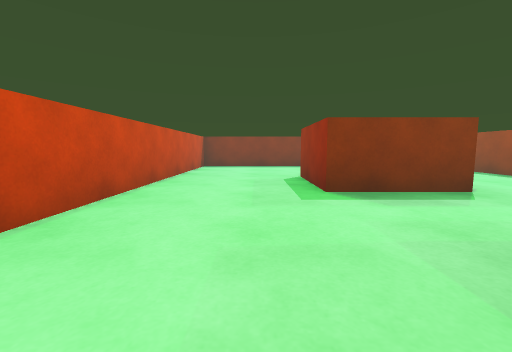
View 1 (above)

24 first-person views from a walk through a 3-D level made in the Unity game engine. The camera is 0.58 m above the floor, tilts 6° down and sees 90° across. The floor is counted in squares, 1 m on a side. Each view is taken from the middle of a square. On the plan, view 1 faces up. The plan holds only what a view shows up to about 9 squares ahead; the rest is blank. The place goes on beyond the plan. The player is left out.

View 2
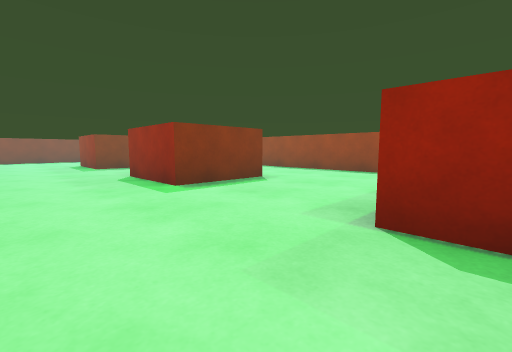

View 3
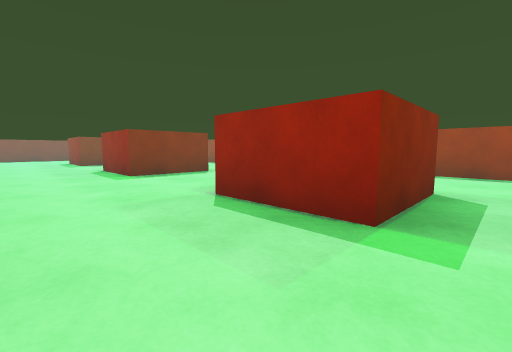

View 4
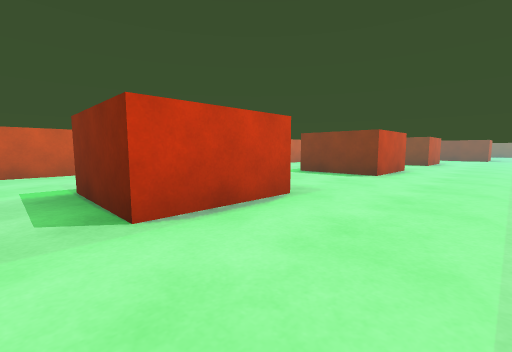

View 5
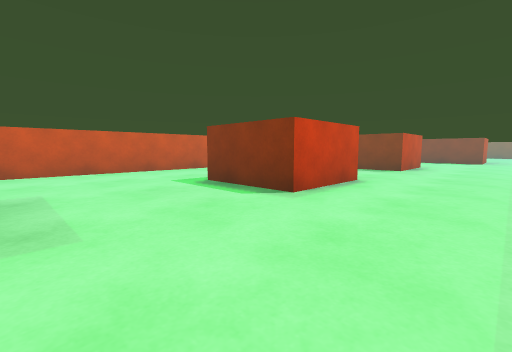

View 6
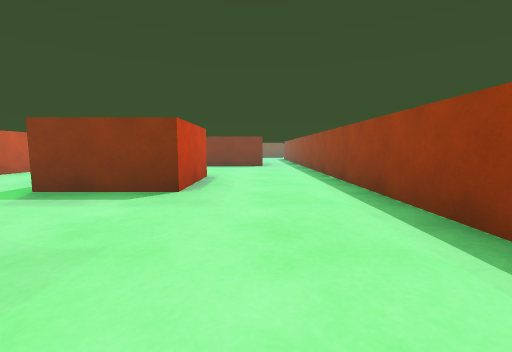

View 7
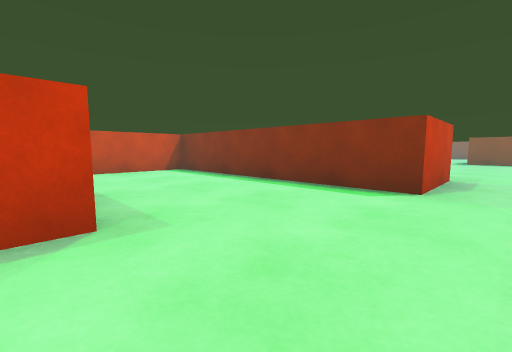

View 8
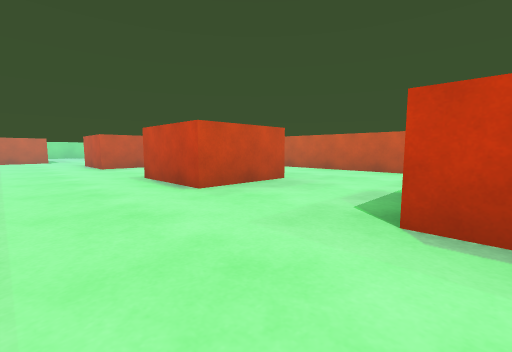

View 9
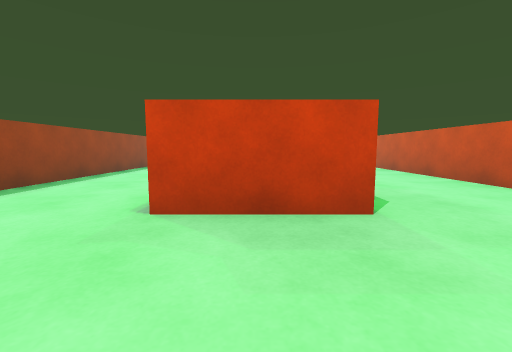

View 10
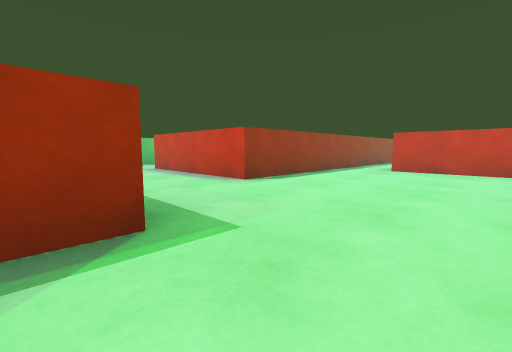

View 11
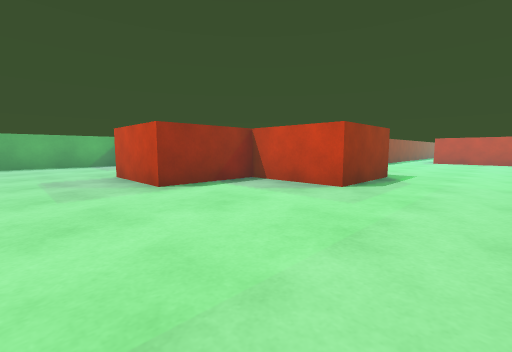

View 12
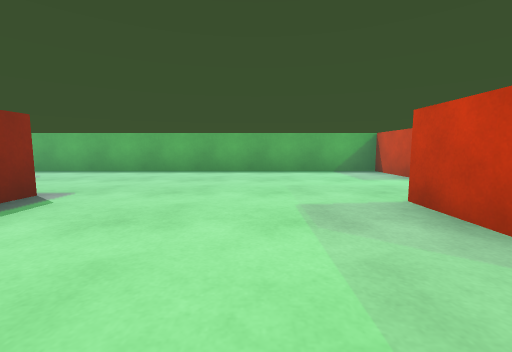

View 13
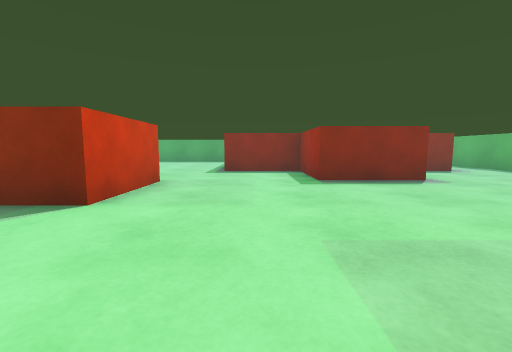

View 14
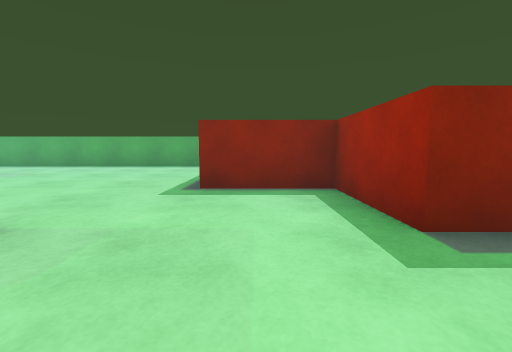

View 15
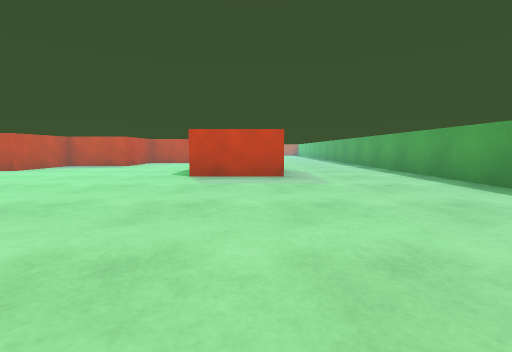

View 16
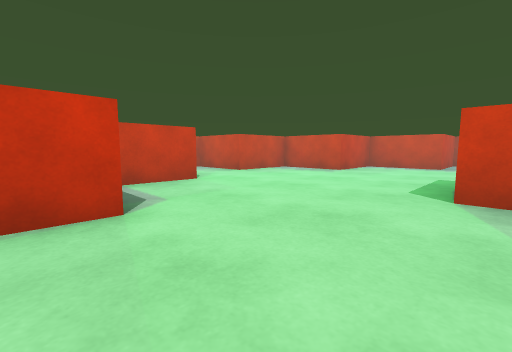

View 17
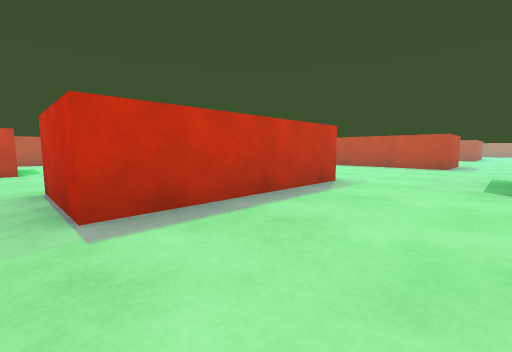

View 18
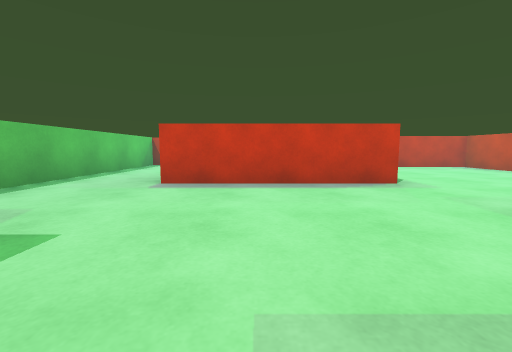

View 19
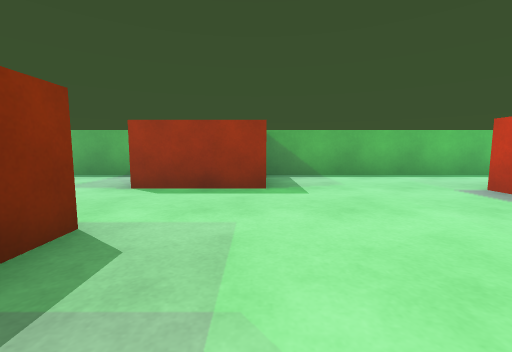

View 20
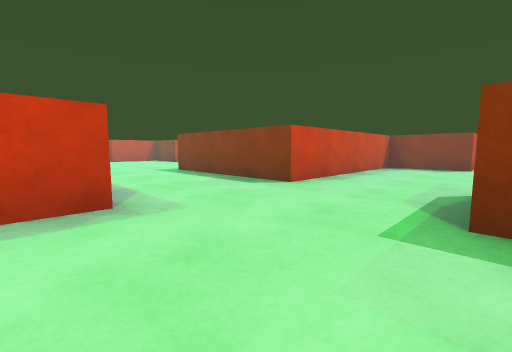

View 21
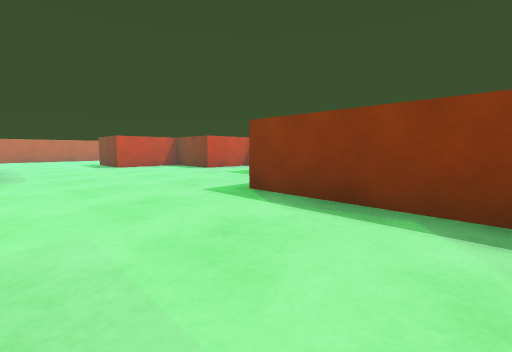

View 22
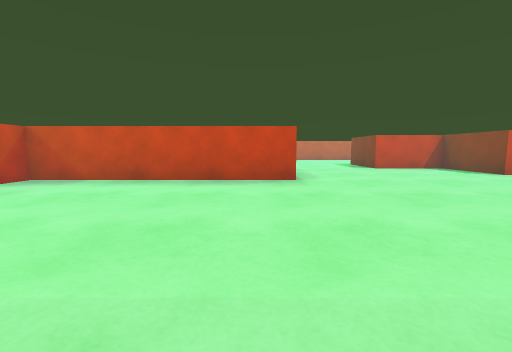

View 23
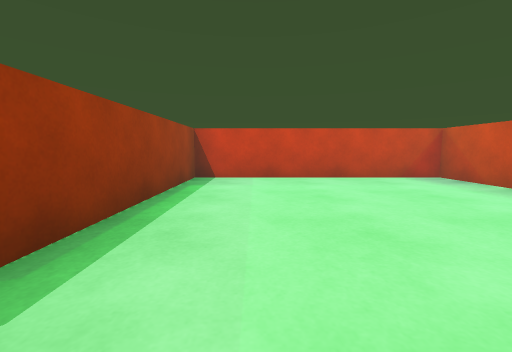

View 24
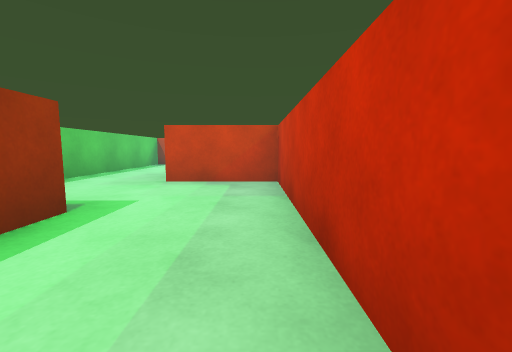

### Floor plan
Points are (right, up) in squares from view 1. A wall is a line through its corners. A room is listed if a view was taken in it or the views show most of it. See-through windows are left out.
Room 1 (views 1, 2, 3, 4, 5, 6, 7, 8, 9)
walls: (4.2, 8.8) (-1.8, 8.8) (-1.8, -7.1); (5.6, -7.1) (5.6, 8.5)
ways out: opening at (5, 9.5) to room 2
objects: red block (1, -6) to (3, -5); red block (1, -1) to (3, 0); red block (1, 4) to (3, 5)
Room 2 (views 10, 11, 12, 13, 14, 15, 16, 17, 18, 19, 20, 21, 22, 23, 24)
walls: (-0.8, 15.8) (1.3, 15.8) (1.3, 10.7) (4.2, 10.7) (4.2, 8.8); (-0.8, 23.6) (0.8, 23.6); (1.3, 23.4) (1.3, 18.6) (-0.5, 18.6); (-5.8, 15.9) (-5.8, 10.8); (-3.5, 10.7) (-0.7, 10.7) (-0.7, 14.9); (6.2, 27.7) (4.1, 27.7); (5.6, 8.5) (5.6, 14.7) (7.6, 14.7); (7.6, 9.8) (7.6, 5.8); (11.7, 19.8) (11.7, 29.9); (3.1, 32.8) (-5.1, 32.8); (11.7, 9.9) (11.7, 17.8); (11.7, 0.9) (11.7, 5.1)
ways out: opening at (5, 9.5) to room 1; opening at (-6.2, 9.6)
objects: red block (-10, 19) to (-9, 21); other object (-10, 27) to (-9, 28); red block (-8, 21) to (-7, 22); red block (-8, 25) to (-7, 26); red block (-6, 23) to (-5, 24); red block (-4, 21) to (-3, 22); red block (-3, 28) to (-2, 29); red block (-2, 19) to (-1, 19); red block (1, 24) to (3, 25); red block (4, 18) to (5, 19); red block (6, 19) to (7, 21); red block (6, 26) to (8, 27); red block (8, 4) to (9, 5); red block (8, 13) to (9, 14); red block (10, 8) to (11, 9); red block (10, 18) to (11, 19); red block (10, 28)

Where each view was taken, in squares from view 1:
view 1: 0 up, 0 right, facing up
view 2: 5 down, 1 left, facing up-right
view 3: 7 down, 1 left, facing up-right
view 4: 7 down, 5 right, facing up-left
view 5: 4 down, 5 right, facing up-left
view 6: 0 up, 4 right, facing up
view 7: 5 up, 5 right, facing up-left
view 8: 4 up, 5 right, facing down-left
view 9: 3 up, 2 right, facing down
view 10: 18 up, 2 right, facing down-right
view 11: 23 up, 2 right, facing down-right
view 12: 23 up, 5 right, facing right
view 13: 21 up, 5 right, facing up
view 14: 24 up, 5 right, facing up
view 15: 29 up, 4 right, facing left
view 16: 28 up, 2 right, facing down-left
view 17: 17 up, 10 right, facing down-left
view 18: 19 up, 8 right, facing down
view 19: 18 up, 6 right, facing right
view 20: 15 up, 4 right, facing up-left
view 21: 16 up, 0 right, facing up-left
view 22: 15 up, 1 left, facing left
view 23: 16 up, 2 left, facing down
view 24: 10 up, 8 right, facing down
